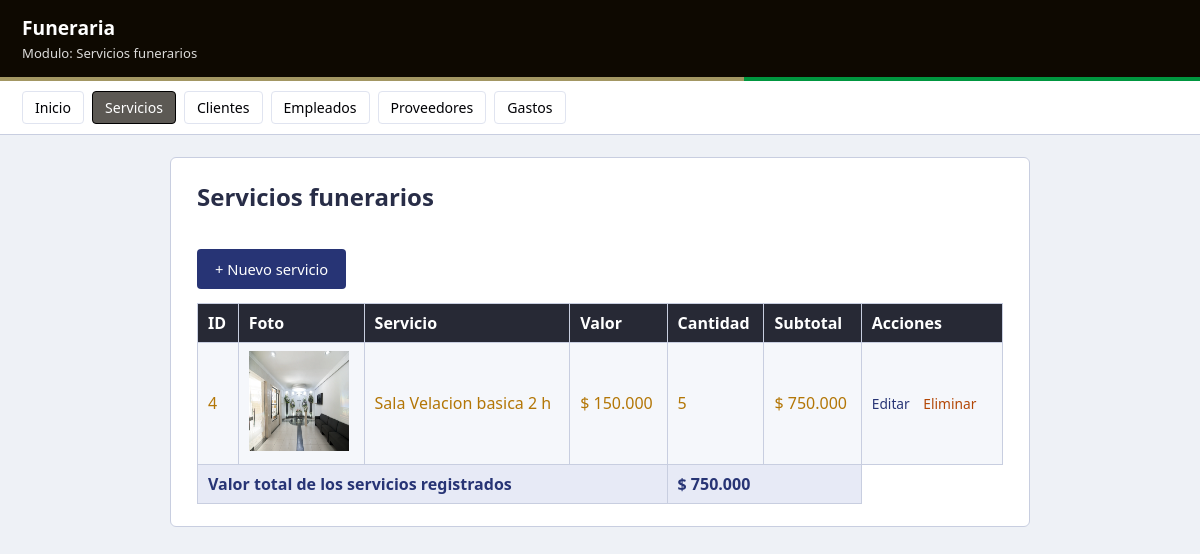
The app's page /servicios/index.php with its own data.
### tables this page shows
CREATE TABLE servicios (
  id       INTEGER PRIMARY KEY AUTOINCREMENT,
  nombre   TEXT NOT NULL,
  precio   REAL NOT NULL,
  cantidad INTEGER NOT NULL,
  foto    TEXT
);

### servicios/index.php (the view, shortened to what this page needs)
<?php
require '../config.php';
$servicios = $pdo->query(
    "SELECT * FROM servicios ORDER BY id DESC"
)->fetchAll(PDO::FETCH_ASSOC);
$total = $pdo->query(
    "SELECT SUM(precio * cantidad) FROM servicios"
)->fetchColumn();
?>
<!DOCTYPE html>
<html lang="es">
<head>
  <link rel="stylesheet" href="../css/estilos.css">
</head>
<body>
  <div class="barra">
    <h1>Funeraria</h1>
    <span>Modulo: Servicios funerarios</span>
  </div>
  <div class="franja"></div>
  <div class="menu">
    <a href="../index.php">Inicio</a>
    <a href="index.php" class="activo">Servicios</a>
    <a href="../clientes/index.php">Clientes</a>
    <a href="../empleados/index.php">Empleados</a>
    <a href="../proveedores/index.php">Proveedores</a>
    <a href="../gastos/index.php">Gastos</a>
  </div>
  <div class="contenedor">
    <h2>Servicios funerarios</h2>
    <a class="boton boton-azul" href="crear.php">
      + Nuevo servicio
    </a>
    <table>
      <tr>
        <th>ID</th>
        <th>Foto</th>
        <th>Servicio</th>
        <th>Valor</th>
        <th>Cantidad</th>
        <th>Subtotal</th>
        <th>Acciones</th>
      </tr>
      <?php foreach ($servicios as $s): ?>
        <tr>
          <td>
            <?php echo $s['id']; ?>
          </td>
          <td>
            <img src=<?php echo htmlspecialchars($s['foto']); ?>
                 alt="Foto del servicio"
                 width="100"
                 height="100">
          </td>
          <td>
            <?php echo htmlspecialchars($s['nombre']); ?>
          </td>
          <td>
            $ <?php echo number_format($s['precio'], 0, ',', '.'); ?>
          </td>
          <td>
            <?php echo $s['cantidad']; ?>
          </td>
          <td>
            $ <?php echo number_format(
                $s['precio'] * $s['cantidad'],
                0,
                ',',
                '.'
            ); ?>
          </td>
          <td class="acciones">
            <a href="editar.php?id=<?php echo $s['id']; ?>">
              Editar
            </a>
            <a
              class="borrar"
              href="eliminar.php?id=<?php echo $s['id']; ?>"
              onclick="return confirm('¿Eliminar este servicio?');"
            >
              Eliminar
            </a>
          </td>
        </tr>
      <?php endforeach; ?>
      <tfoot>
        <tr>
          <td colspan="4">
            Valor total de los servicios registrados
          </td>
          <td colspan="2">
            $ <?php echo number_format($total, 0, ',', '.'); ?>
          </td>
        </tr>
      </tfoot>
    </table>
  </div>
</body>
</html>

### css/estilos.css (style rules this page uses)
* { box-sizing: border-box; }
body { font-family: "Segoe UI", Arial, sans-serif; background: #eef1f6; color: #b37606; margin: 0; }
.barra { background: #0e0901; color: #fff; padding: 14px 22px; }
.barra h1 { margin: 0; font-size: 1.2rem; }
.barra span { font-size: .82rem; opacity: .85; }
.franja { height: 4px; background: linear-gradient(90deg, #a39763 0 62%, #00963f 62% 100%); }
.menu { background: #fff; border-bottom: 1px solid #c8cee0; padding: 10px 22px; display: flex; gap: 8px; flex-wrap: wrap; }
.menu a { color: #000105; text-decoration: none; font-size: .88rem; padding: 6px 12px; border-radius: 4px; border: 1px solid #e0e4f0; }
.menu a.activo { background: #5c5954; color: #fff; border-color: #000000; }
.contenedor { max-width: 860px; margin: 22px auto; background: #fff; padding: 22px 26px; border-radius: 6px; border: 1px solid #c8cee0; }
h2 { color: #282d47; margin-top: 0; }
table { width: 100%; border-collapse: collapse; margin-top: 14px; }
th, td { border: 1px solid #c8cee0; padding: 8px 10px; text-align: left; }
th { background: #272935; color: #fff; font-weight: 600; }
tr:nth-child(even) td { background: #f5f7fb; }
tfoot td { background: #e7eaf6 !important; font-weight: 700; color: #273475; }
.boton, button { display: inline-block; margin-top: 16px; padding: 10px 18px; background: #00963f; color: #fff; border: 0; border-radius: 4px; text-decoration: none; font-size: .92rem; cursor: pointer; }
.boton-azul { background: #273475; }
.acciones a { margin-right: 10px; font-size: .86rem; color: #273475; text-decoration: none; }
.acciones a.borrar { color: #b34706; }

### records on screen
servicios: id "4", foto (picture), nombre "Sala Velacion basica 2 h", precio "150.000", cantidad "5", $s['precio'] * $s['cantidad'] "750.000"

### other values on screen
$total "750.000"
